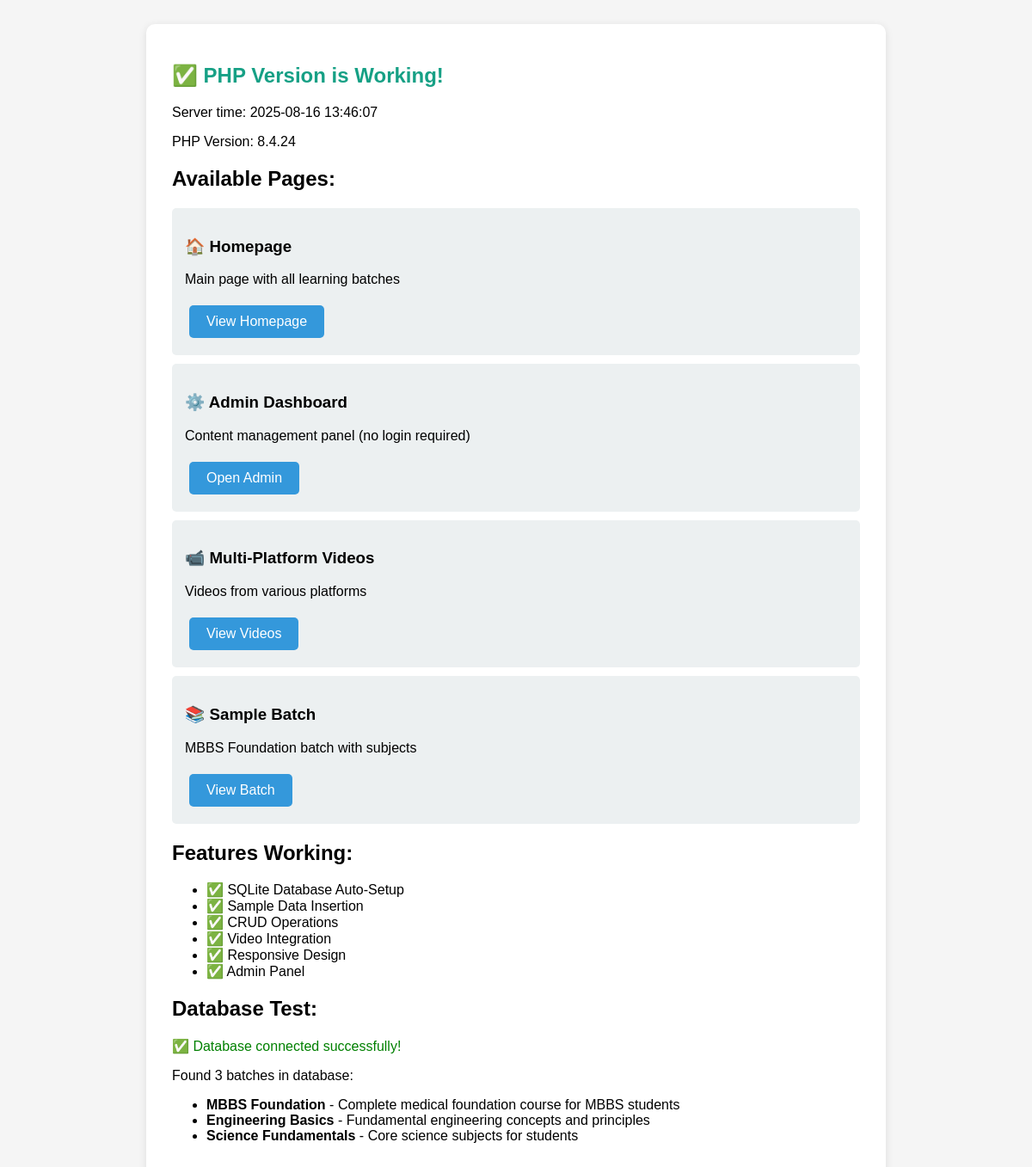
The app's page /demo.php with its own data.
### tables this page shows
CREATE TABLE batches (
    id VARCHAR(50) PRIMARY KEY,
    name VARCHAR(255) NOT NULL,
    description TEXT,
    order_index INTEGER DEFAULT 0,
    is_active INTEGER DEFAULT 1,
    created_at DATETIME DEFAULT CURRENT_TIMESTAMP
);

### includes/functions.php (called while the page is built, shortened)
<?php
function getAllBatches() {
    global $pdo;
    $stmt = $pdo->prepare("SELECT * FROM batches WHERE is_active = 1 ORDER BY order_index, created_at DESC");
    $stmt->execute();
    return $stmt->fetchAll();
}
?>

### demo.php (the view)
<?php
echo "<!DOCTYPE html>
<html>
<head>
    <title>PHP Version Working!</title>
    <style>
        body { font-family: Arial, sans-serif; padding: 20px; background: #f5f5f5; }
        .container { max-width: 800px; margin: 0 auto; background: white; padding: 30px; border-radius: 10px; box-shadow: 0 2px 10px rgba(0,0,0,0.1); }
        .success { color: #16a085; font-size: 24px; margin-bottom: 20px; }
        .feature { background: #ecf0f1; padding: 15px; margin: 10px 0; border-radius: 5px; }
        .btn { background: #3498db; color: white; padding: 10px 20px; text-decoration: none; border-radius: 5px; display: inline-block; margin: 5px; }
        .btn:hover { background: #2980b9; }
    </style>
</head>
<body>
    <div class='container'>
        <h1 class='success'>✅ PHP Version is Working!</h1>
        <p>Server time: " . date('Y-m-d H:i:s') . "</p>
        <p>PHP Version: " . phpversion() . "</p>
        <h2>Available Pages:</h2>
        <div class='feature'>
            <h3>🏠 Homepage</h3>
            <p>Main page with all learning batches</p>
            <a href='index.php' class='btn'>View Homepage</a>
        </div>
        <div class='feature'>
            <h3>⚙️ Admin Dashboard</h3>
            <p>Content management panel (no login required)</p>
            <a href='admin/index.php' class='btn'>Open Admin</a>
        </div>
        <div class='feature'>
            <h3>📹 Multi-Platform Videos</h3>
            <p>Videos from various platforms</p>
            <a href='multi-video.php' class='btn'>View Videos</a>
        </div>
        <div class='feature'>
            <h3>📚 Sample Batch</h3>
            <p>MBBS Foundation batch with subjects</p>
            <a href='batch.php?id=batch-medical-1' class='btn'>View Batch</a>
        </div>
        <h2>Features Working:</h2>
        <ul>
            <li>✅ SQLite Database Auto-Setup</li>
            <li>✅ Sample Data Insertion</li>
            <li>✅ CRUD Operations</li>
            <li>✅ Video Integration</li>
            <li>✅ Responsive Design</li>
            <li>✅ Admin Panel</li>
        </ul>
        <h2>Database Test:</h2>";
try {
    require_once 'config/database.php';
    require_once 'includes/functions.php';
    $batches = getAllBatches();
    echo "<p style='color: green;'>✅ Database connected successfully!</p>";
    echo "<p>Found " . count($batches) . " batches in database:</p>";
    echo "<ul>";
    foreach($batches as $batch) {
        echo "<li><strong>" . htmlspecialchars($batch['name']) . "</strong> - " . htmlspecialchars($batch['description']) . "</li>";
    }
    echo "</ul>";
} catch(Exception $e) {
    echo "<p style='color: red;'>❌ Database error: " . $e->getMessage() . "</p>";
}
echo "    </div>
</body>
</html>";
?>

### demo.php (style rules this page uses)
body { font-family: Arial, sans-serif; padding: 20px; background: #f5f5f5; }
.container { max-width: 800px; margin: 0 auto; background: white; padding: 30px; border-radius: 10px; box-shadow: 0 2px 10px rgba(0,0,0,0.1); }
.success { color: #16a085; font-size: 24px; margin-bottom: 20px; }
.feature { background: #ecf0f1; padding: 15px; margin: 10px 0; border-radius: 5px; }
.btn { background: #3498db; color: white; padding: 10px 20px; text-decoration: none; border-radius: 5px; display: inline-block; margin: 5px; }

### records on screen
batches: name "MBBS Foundation", description "Complete medical foundation course for MBBS students"
batches: name "Engineering Basics", description "Fundamental engineering concepts and principles"
batches: name "Science Fundamentals", description "Core science subjects for students"

### other values on screen
phpversion() "8.4.24"
count($batches) "3"
